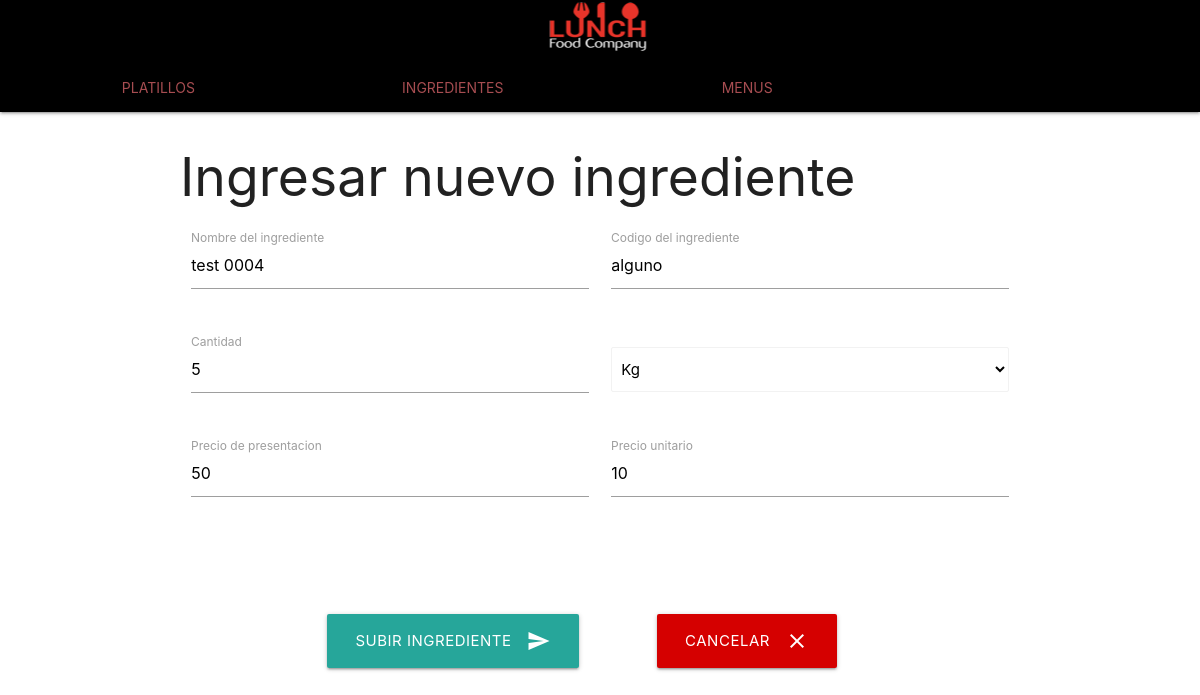
The app's page /actualizar_ingre.php?id=5 with its own data.
### tables this page shows
CREATE TABLE `ingredientes` (
  `id_ingredientes` int(11) NOT NULL,
  `codigo` varchar(10) NOT NULL,
  `cantidad` int(11) NOT NULL,
  `id_unidad` int(11) NOT NULL,
  `nombre_ingrediente` varchar(25) NOT NULL,
  `costo_presentacion` double NOT NULL,
  `costo_unitario` double NOT NULL
);

CREATE TABLE `unidad` (
  `id_unidad` int(11) NOT NULL,
  `des_unidad` varchar(5) NOT NULL
);

### actualizar_ingre.php (the view, shortened to what this page needs)
<!DOCTYPE html>
  <html>
      <?php
        require'header.php';
        require'conexion.php';
        $id_ingre=$_GET['id'];
        $sql_ingre="SELECT `codigo`,`cantidad`,`nombre_ingrediente`,`costo_presentacion`,`costo_unitario`,unidad.des_unidad,unidad.id_unidad FROM `ingredientes` INNER JOIN unidad ON ingredientes.id_unidad = unidad.id_unidad WHERE id_ingredientes = '$id_ingre'  ";
        $get_dato_ingre = mysqli_query($link,$sql_ingre);
        $ingre = mysqli_fetch_assoc($get_dato_ingre);
      ?>
    <div class="container">
    <h2>Ingresar nuevo ingrediente</h2>
    <form id="ingredientes" name="ingredientes" action="update_ingre.php" method="post">
    <div class="row">
    <div class="input-field col m6 s12">
      <input id="nombre_ingrediente" name="nombre_ingrediente" value="<?php echo $ingre['nombre_ingrediente'];  ?>" type="text" class="validate" required>
      <label class="active" for="first_name2">Nombre del ingrediente</label>
    </div>
    <div class="input-field col m6 s12">
      <input id="codigo" name="codigo" type="text" class="validate" value="<?php echo $ingre['codigo'];  ?>" required>
      <label class="active" for="first_name2">Codigo del ingrediente</label>
    </div>
    </div>
    <div class="row">
    <div class="input-field col m6 s12">
        <input id="cantidad" name="cantidad" type="number" value="<?php echo $ingre['cantidad'];  ?>" class="validate" onKeyUp="Suma()" step="any" required>
        <label class="active" for="first_name2">Cantidad</label>
    </div>
    <div class="input-field col m6 s12">
        <select id="unidad" name="unidad" class="browser-default" required>
      <option value="<?php echo $ingre['id_unidad'];  ?>" selected><?php echo $ingre['des_unidad'];  ?></option>
    </select>
    </div>
    </div>
    <div class="row">
    <div class="input-field col m6 s12 center">
        <input id="ppresentacion" name="ppresentacion" type="number" class="validate" value="<?php echo $ingre['costo_presentacion'];  ?>" onKeyUp="Suma()" required>
        <label class="active" for="first_name2">Precio de presentacion</label>
    </div>
    <div class="input-field col m6 s12 center">
        <input id="punitario" name="punitario" type="number" value="<?php echo $ingre['costo_unitario'];  ?>" readonly step="any">
        <label class="active" for="first_name2">Precio unitario</label>
    </div>
    </div>
    </form>
    <div class="container center-align">
        <div class="row">
            <div class="col s6">
                <button class="btn-large waves-effect waves-light" type="submit" name="action" form="ingredientes" value="choose">Subir ingrediente
                    <i class="material-icons right">send</i>
                </button>
            </div>
            <div class="col s6">
                <a href="ingredientes.php" class="waves-effect waves-light btn-large red accent-4"><i class="material-icons right">close</i>Cancelar</a>
            </div>
        </div>
    </div>
    </div>
    </body>
  </html>

### records on screen
ingredientes: nombre_ingrediente "test 0004", codigo "alguno", cantidad "5", unidad "Kg", ppresentacion "50", punitario "10"
